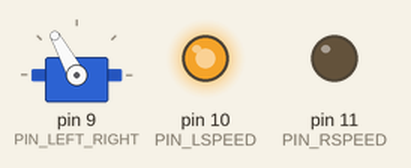
Recording of a sketch running on a simulated Arduino Uno, built with avr-gcc and run on an emulated ATmega328P. Shown: servo, output pins drawn as LEDs (lit = HIGH).

Above: at 0.05 s.
At 1.4 s:
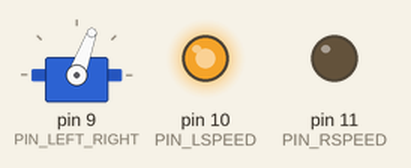
At 2.75 s:
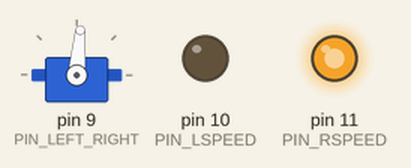
At 4.1 s:
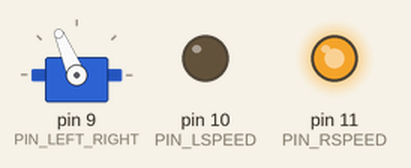
At 5.25 s:
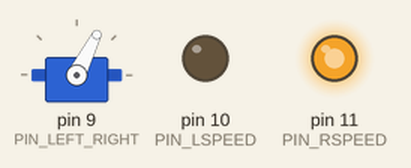
At 10.45 s:
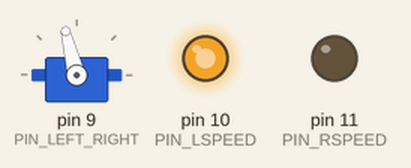
Timing chart, 0 to 14.0 s (numbered marks = the images above):
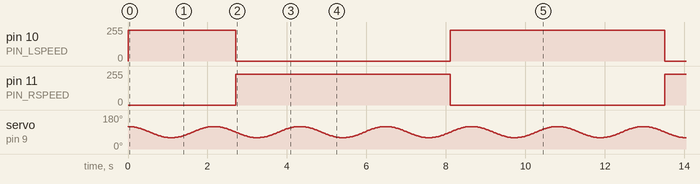

Measured:
- by itself, pin 10 (PIN_LSPEED): repeats every 10.8 s: 0/255 5.4 s, 230/255 5.4 s
- by itself, pin 11 (PIN_RSPEED): alternates 230/255 for 5.4 s and 0/255 for 5.4 s

The sketch:

sample_program.ino
```cpp
#include  <Servo.h>

int PIN_LEFT_RIGHT = 9;
int PIN_LSPEED = 10;
int PIN_RSPEED = 11;

Servo servo;
int count = 0;

void setup()
{
  pinMode(PIN_LSPEED, OUTPUT);
  pinMode(PIN_RSPEED, OUTPUT);
  servo.attach(PIN_LEFT_RIGHT);

  digitalWrite(PIN_LSPEED, LOW);
  digitalWrite(PIN_RSPEED, LOW);
  servo.write(90);

  count = 0;
}

void loop()
{
  const int pause_ms = 5;

  const int period_ms = 1000;
  const int period_prop_ms = 5000;
  const float magnitude = 30;

  const float gamma = cos(3.1415f*float(count)*float(pause_ms)/float(period_ms));
  const float gamma_prop = cos(3.1415f*float(count)*float(pause_ms)/float(period_prop_ms));
  servo.write(90 + 30*gamma);

  if(gamma_prop > 0.0)
  {
    analogWrite(PIN_LSPEED, 230);
    analogWrite(PIN_RSPEED, 0);
  }
  else
  {
    analogWrite(PIN_LSPEED, 0);
    analogWrite(PIN_RSPEED, 230);
  }

  /*
  if( gamma_prop > 0.0 )
  {
    digitalWrite(PIN_FORWARD_BACKWARD_0, HIGH);
    digitalWrite(PIN_FORWARD_BACKWARD_1, LOW);
  }
  else
  {
    digitalWrite(PIN_FORWARD_BACKWARD_0, LOW);
    digitalWrite(PIN_FORWARD_BACKWARD_1, HIGH);
  }
  */

  count++;
  delay(pause_ms);
}
```
